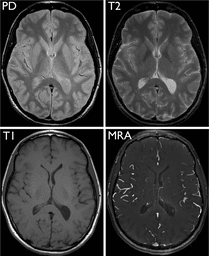
#> input picture TestScripts/Steganography/MRI_brain.png, 209 x 256 px
$ python pyLSB_2.py
#> lines starting #> are read from the running program, lines starting #| are printed output that depends on the picture
from PIL import Image
import numpy as np

def encode_image(image_path, message, output_path):
    """Hides a message in the least significant bits of an image."""
#> called with image_path = 'MRI_brain.png', message = 'Hidden message in LSB', output_path = 'MRI_brain_encoded.png'
    with Image.open(image_path) as img:
#> img is the input picture: PIL image 209x256 P; min 1, max 255, mean 61.7
        encoded = img.copy()

    message += "###END###"  # Delimiter to mark the end of the message
    binary_message = ''.join(format(ord(char), '08b') for char in message)

    pixels = np.array(encoded)
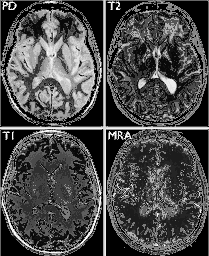
#> pixels: shape (256, 209); min 0, max 27, mean 7.9; drawn with min black and max white
#> (the run stopped early here; a loop or call above may not have finished)
